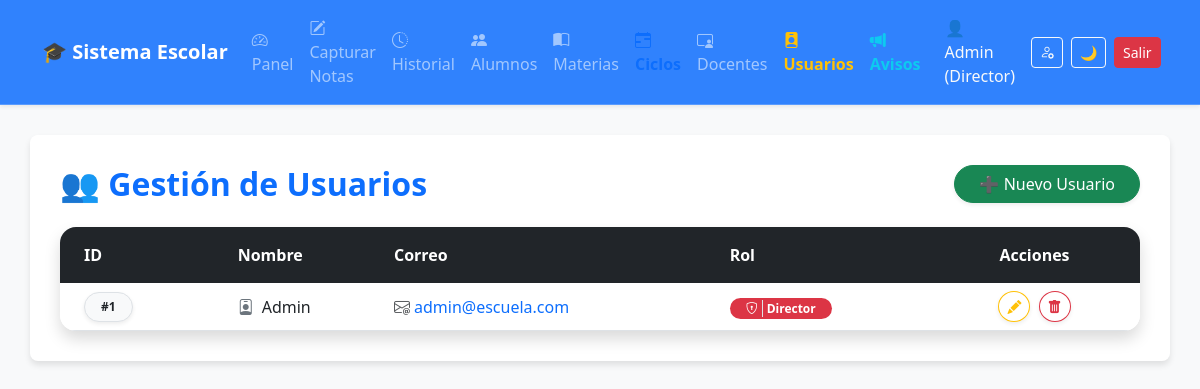
Page /usuarios/usuarios.php (signed in) on the committed database.
### tables this page shows
CREATE TABLE IF NOT EXISTS `usuarios` (
    `id_usuario` int NOT NULL AUTO_INCREMENT,
    `nombre` varchar(100) NOT NULL,
    `correo` varchar(100) NOT NULL,
    `password` varchar(255) NOT NULL,
    `rol` enum(
        'Director',
        'Cobranza',
        'Coordinador',
        'Docente'
    ) NOT NULL,
    PRIMARY KEY (`id_usuario`),
    UNIQUE KEY `correo` (`correo`)
);

### usuarios/usuarios.php (the view, shortened to what this page needs)
<?php
include '../includes/conexion.php';
$sql = "SELECT id_usuario, nombre, correo, rol FROM usuarios";
$resultado = $conexion->query($sql);
include '../includes/header.php';
?>
<link rel="stylesheet" href="../assets/css/components.css">
<div class="d-flex justify-content-between align-items-center mb-4 animate-fade-in" style="animation-delay: 0.1s;">
    <h2 class="text-primary m-0 fw-bold">👥 Gestión de Usuarios</h2>
    <a href="crear_usuario.php" class="btn btn-success shadow-sm px-4 rounded-pill">➕ Nuevo Usuario</a>
</div>
<div class="card shadow border-0 rounded-4 overflow-hidden animate-fade-in" style="animation-delay: 0.2s;">
    <div class="card-body p-0">
        <div class="table-responsive">
            <table class="table table-hover align-middle mb-0">
                <thead class="table-dark">
                    <tr>
                        <th class="py-3 px-4 border-0">ID</th>
                        <th class="py-3 border-0">Nombre</th>
                        <th class="py-3 border-0">Correo</th>
                        <th class="py-3 border-0">Rol</th>
                        <th class="py-3 px-4 border-0 text-center">Acciones</th>
                    </tr>
                </thead>
                <tbody>
                    <?php
$delay = 0.3;
while ($fila = $resultado->fetch_assoc()):
    $rolClass = ($fila['rol'] == 'Director') ? 'bg-danger' : 'bg-primary';
?>
                    <tr class="animate-fade-in table-row" style="animation-delay: <?php echo $delay; ?>s;">
                        <td class="px-4"><span class="badge bg-light text-dark border px-3 py-2 rounded-pill shadow-sm">#<?php echo $fila['id_usuario']; ?></span></td>
                        <td class="fw-medium text-dark"><i class="bi bi-person-badge text-secondary me-2"></i><?php echo htmlspecialchars($fila['nombre']); ?></td>
                        <td><a href="mailto:<?php echo htmlspecialchars($fila['correo']); ?>" class="text-decoration-none"><i class="bi bi-envelope-at text-muted me-1"></i><?php echo htmlspecialchars($fila['correo']); ?></a></td>
                        <td><span class="badge <?php echo $rolClass; ?> rounded-pill px-3"><i class="bi bi-shield-lock border-end pe-1 me-1"></i><?php echo htmlspecialchars($fila['rol']); ?></span></td>
                        <td class="px-4 text-center">
                            <a href="editar_usuario.php?id=<?php echo $fila['id_usuario']; ?>" class="btn btn-outline-warning btn-sm rounded-circle me-1 shadow-sm" title="Editar"><i class="bi bi-pencil-fill"></i></a>
                            <a href="eliminar_usuario.php?id=<?php echo $fila['id_usuario']; ?>" class="btn btn-outline-danger btn-sm rounded-circle shadow-sm" title="Eliminar" onclick="return confirm('¿Eliminar usuario?');"><i class="bi bi-trash-fill"></i></a>
                        </td>
                    </tr>
                    <?php
    $delay += 0.05;
endwhile;
?>
                </tbody>
            </table>
        </div>
    </div>
</div>
</div>
</body>
</html>

### assets/css/main.css (style rules this page uses)
body { animation: fadeInPage 0.4s cubic-bezier(0.16, 1, 0.3, 1) forwards; opacity: 0; }
.card, .btn { transition: transform 0.25s cubic-bezier(0.16, 1, 0.3, 1), box-shadow 0.25s cubic-bezier(0.16, 1, 0.3, 1) !important; }
[data-bs-theme="light"] body { background-color: #f8f9fa; }

### assets/css/components.css (style rules this page uses)
.animate-fade-in { opacity: 0; animation: fadeInUp 0.6s cubic-bezier(0.16, 1, 0.3, 1) forwards; }

### rows in the picture
usuarios: id_usuario "1", nombre "Admin", correo "admin@escuela.com", rol "Director"

### other values in the picture
$_SESSION['nombre'] "Admin"
$_SESSION['rol'] "Director"
